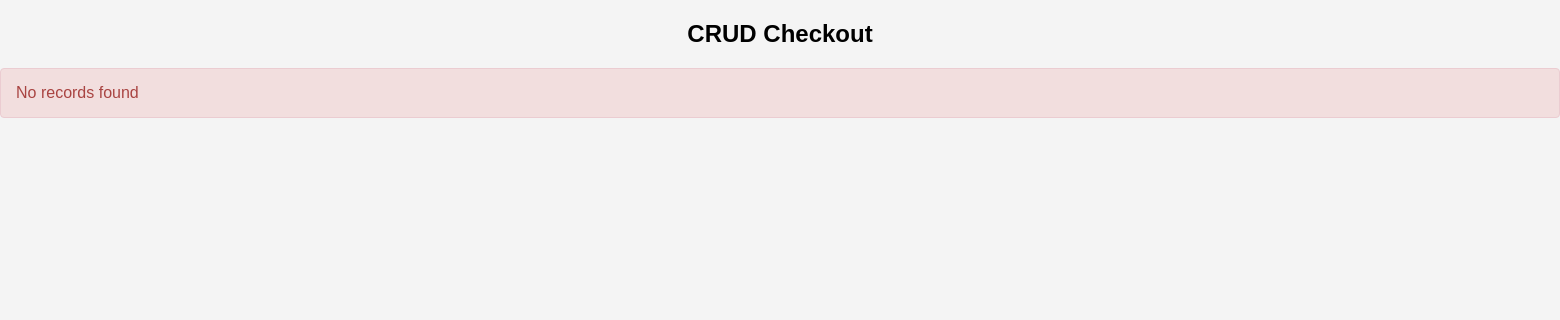
The page /checkout/datacheckout.php on the database as committed earlier.
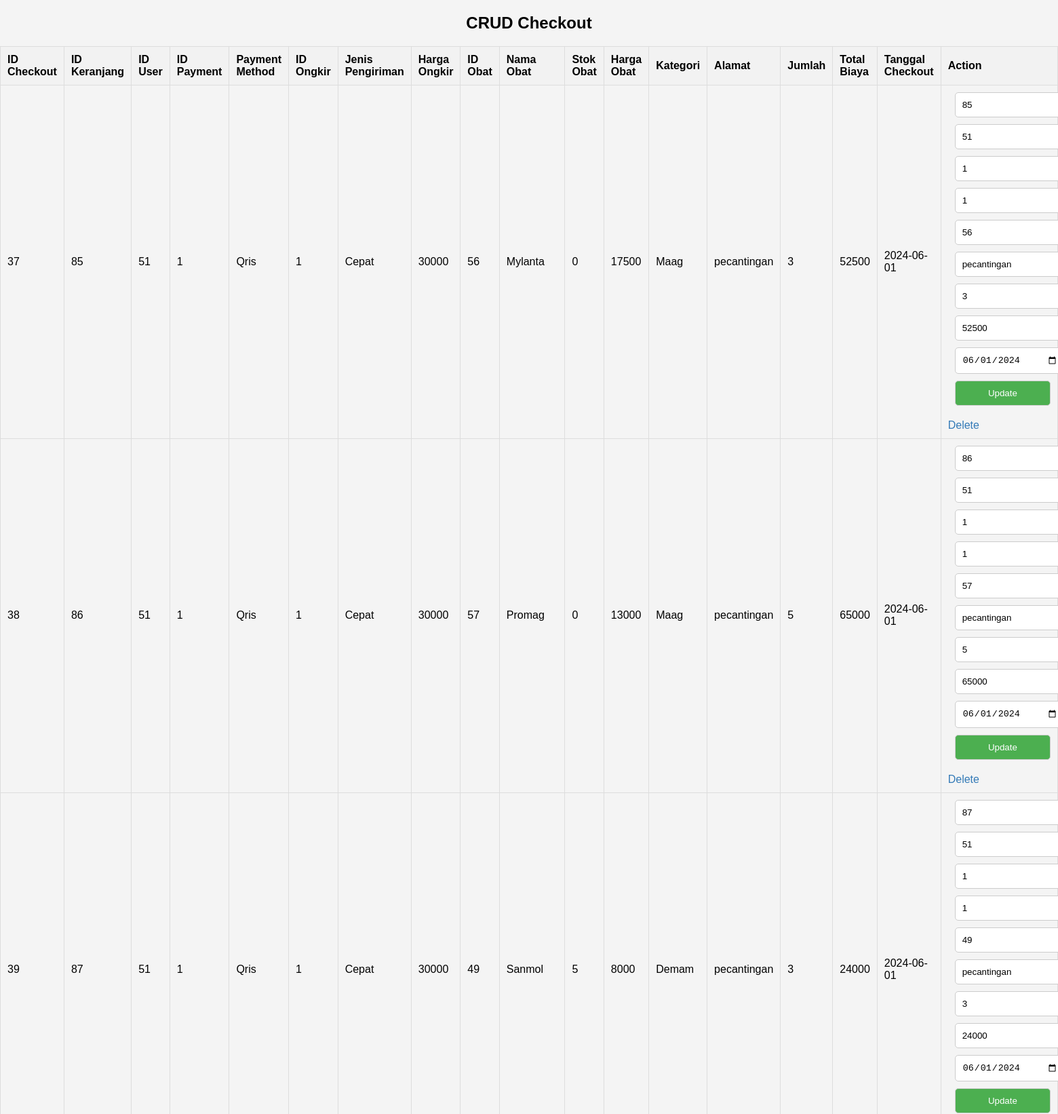
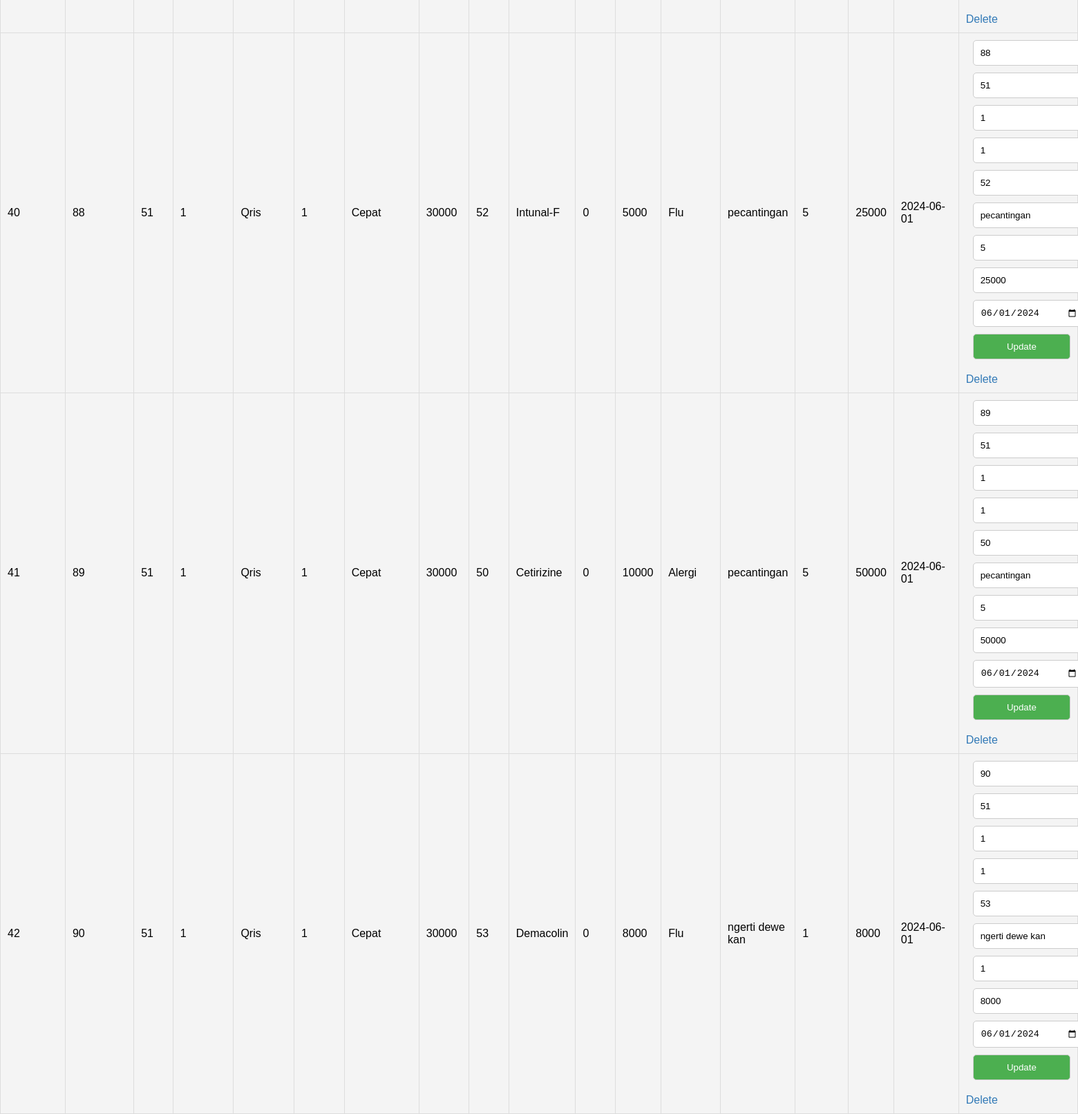
The same page on the database as committed later (2 pictures, top to bottom).
### tables this page shows
CREATE TABLE `checkout` (
  `id_checkout` int(11) NOT NULL,
  `id_keranjang` int(11) NOT NULL,
  `id_user` int(11) NOT NULL,
  `id_pay` int(11) NOT NULL,
  `id_ongkir` int(11) NOT NULL,
  `id_obat` int(11) NOT NULL,
  `Alamat` varchar(255) NOT NULL,
  `jumlah` varchar(255) NOT NULL,
  `total_biaya` varchar(255) NOT NULL,
  `tanggal_checkout` date NOT NULL
);

CREATE TABLE `payment` (
  `id_pay` int(11) NOT NULL,
  `method` varchar(100) NOT NULL
);

CREATE TABLE `ongkir` (
  `id_ongkir` int(10) NOT NULL,
  `Jenis` varchar(1000) NOT NULL,
  `Harga_ongkir` varchar(1000) NOT NULL
);

CREATE TABLE `obat` (
  `id_obat` int(11) NOT NULL,
  `nama_obat` varchar(1000) NOT NULL,
  `stok_obat` varchar(100) NOT NULL,
  `harga_obat` varchar(100) NOT NULL,
  `id_kat` int(11) NOT NULL,
  `img` varchar(1000) NOT NULL
);

CREATE TABLE `kategori` (
  `id_kat` int(11) NOT NULL,
  `nama_kat` varchar(1000) NOT NULL
);

### checkout/datacheckout.php (the view, shortened to what this page needs)
<!DOCTYPE html>
<html>
<head>
</head>
<body>
<h2>CRUD Checkout</h2>
<?php
require "../koneksi.php";
$query = "SELECT c.id_checkout, c.id_keranjang, c.id_user, c.id_pay, p.method, c.id_ongkir, o.Jenis, o.Harga_ongkir, c.id_obat, ob.nama_obat, ob.stok_obat, ob.harga_obat, ob.id_kat, k.nama_kat, c.Alamat, c.jumlah, c.total_biaya, c.tanggal_checkout FROM checkout c
            INNER JOIN payment p ON c.id_pay = p.id_pay
            INNER JOIN ongkir o ON c.id_ongkir = o.id_ongkir
            INNER JOIN obat ob ON c.id_obat = ob.id_obat
            INNER JOIN kategori k ON ob.id_kat = k.id_kat";
$result = mysqli_query($koneksi, $query);
if (mysqli_num_rows($result) > 0) {
    echo "<table>";
    echo "<tr><th>ID Checkout</th><th>ID Keranjang</th><th>ID User</th><th>ID Payment</th><th>Payment Method</th><th>ID Ongkir</th><th>Jenis Pengiriman</th><th>Harga Ongkir</th><th>ID Obat</th><th>Nama Obat</th><th>Stok Obat</th><th>Harga Obat</th><th>Kategori</th><th>Alamat</th><th>Jumlah</th><th>Total Biaya</th><th>Tanggal Checkout</th><th>Action</th></tr>";
    while ($row = mysqli_fetch_assoc($result)) {
        echo "<tr>";
        echo "<td>" . $row['id_checkout'] . "</td>";
        echo "<td>" . $row['id_keranjang'] . "</td>";
        echo "<td>" . $row['id_user'] . "</td>";
        echo "<td>" . $row['id_pay'] . "</td>";
        echo "<td>" . $row['method'] . "</td>";
        echo "<td>" . $row['id_ongkir'] . "</td>";
        echo "<td>" . $row['Jenis'] . "</td>";
        echo "<td>" . $row['Harga_ongkir'] . "</td>";
        echo "<td>" . $row['id_obat'] . "</td>";
        echo "<td>" . $row['nama_obat'] . "</td>";
        echo "<td>" . $row['stok_obat'] . "</td>";
        echo "<td>" . $row['harga_obat'] . "</td>";
        echo "<td>" . $row['nama_kat'] . "</td>";
        echo "<td>" . $row['Alamat'] . "</td>";
        echo "<td>" . $row['jumlah'] . "</td>";
        echo "<td>" . $row['total_biaya'] . "</td>";
        echo "<td>" . $row['tanggal_checkout'] . "</td>";
        echo "<td class='action-links'>
                <form method='post' action='" . htmlspecialchars($_SERVER["PHP_SELF"]) . "'>
                    <input type='hidden' name='update_id' value='" . $row['id_checkout'] . "'>
                    <input type='text' name='id_keranjang' value='" . $row['id_keranjang'] . "' required>
                    <input type='text' name='id_user' value='" . $row['id_user'] . "' required>
                    <input type='text' name='id_pay' value='" . $row['id_pay'] . "' required>
                    <input type='text' name='id_ongkir' value='" . $row['id_ongkir'] . "' required>
                    <input type='text' name='id_obat' value='" . $row['id_obat'] . "' required>
                    <input type='text' name='alamat' value='" . $row['Alamat'] . "' required>
                    <input type='number' name='jumlah' value='" . $row['jumlah'] . "' required>
                    <input type='number' name='total_biaya' value='" . $row['total_biaya'] . "' required>
                    <input type='date' name='tanggal_checkout' value='" . $row['tanggal_checkout'] . "' required>
                    <button type='submit'>Update</button>
                </form>
                <a href='" . htmlspecialchars($_SERVER["PHP_SELF"]) . "?delete_id=" . $row['id_checkout'] . "'>Delete</a>
              </td>";
        echo "</tr>";
    }
    echo "</table>";
} else {
    echo "<div class='error-msg'>No records found</div>";
}
?>
</body>
</html>

Rows that differ between the two databases and show on the page:
added checkout: id_checkout "37", id_keranjang "85", id_user "51", id_pay "1", id_pay.method "Qris", id_ongkir "1", id_ongkir.Jenis "Cepat", id_ongkir.Harga_ongkir "30000", id_obat "56", id_obat.nama_obat "Mylanta", id_obat.stok_obat "0", id_obat.harga_obat "17500", kategori.nama_kat "Maag", Alamat "pecantingan", jumlah "3", total_biaya "52500", tanggal_checkout "2024-06-01", alamat "pecantingan", tanggal_checkout "06/01/2024"
added checkout: id_checkout "38", id_keranjang "86", id_user "51", id_pay "1", id_pay.method "Qris", id_ongkir "1", id_ongkir.Jenis "Cepat", id_ongkir.Harga_ongkir "30000", id_obat "57", id_obat.nama_obat "Promag", id_obat.stok_obat "0", id_obat.harga_obat "13000", kategori.nama_kat "Maag", Alamat "pecantingan", jumlah "5", total_biaya "65000", tanggal_checkout "2024-06-01", alamat "pecantingan", tanggal_checkout "06/01/2024"
added checkout: id_checkout "39", id_keranjang "87", id_user "51", id_pay "1", id_pay.method "Qris", id_ongkir "1", id_ongkir.Jenis "Cepat", id_ongkir.Harga_ongkir "30000", id_obat "49", id_obat.nama_obat "Sanmol", id_obat.stok_obat "5", id_obat.harga_obat "8000", kategori.nama_kat "Demam", Alamat "pecantingan", jumlah "3", total_biaya "24000", tanggal_checkout "2024-06-01", alamat "pecantingan", tanggal_checkout "06/01/2024"
added checkout: id_checkout "40", id_keranjang "88", id_user "51", id_pay "1", id_pay.method "Qris", id_ongkir "1", id_ongkir.Jenis "Cepat", id_ongkir.Harga_ongkir "30000", id_obat "52", id_obat.nama_obat "Intunal-F", id_obat.stok_obat "0", id_obat.harga_obat "5000", kategori.nama_kat "Flu", Alamat "pecantingan", jumlah "5", total_biaya "25000", tanggal_checkout "2024-06-01", alamat "pecantingan", tanggal_checkout "06/01/2024"
added checkout: id_checkout "41", id_keranjang "89", id_user "51", id_pay "1", id_pay.method "Qris", id_ongkir "1", id_ongkir.Jenis "Cepat", id_ongkir.Harga_ongkir "30000", id_obat "50", id_obat.nama_obat "Cetirizine", id_obat.stok_obat "0", id_obat.harga_obat "10000", kategori.nama_kat "Alergi", Alamat "pecantingan", jumlah "5", total_biaya "50000", tanggal_checkout "2024-06-01", alamat "pecantingan", tanggal_checkout "06/01/2024"
added checkout: id_checkout "42", id_keranjang "90", id_user "51", id_pay "1", id_pay.method "Qris", id_ongkir "1", id_ongkir.Jenis "Cepat", id_ongkir.Harga_ongkir "30000", id_obat "53", id_obat.nama_obat "Demacolin", id_obat.stok_obat "0", id_obat.harga_obat "8000", kategori.nama_kat "Flu", Alamat "ngerti dewe kan", jumlah "1", total_biaya "8000", tanggal_checkout "2024-06-01", alamat "ngerti dewe kan", tanggal_checkout "06/01/2024"
Other text that changed with them:
text no longer shown: "No records found"
text now shown: "ID Checkout ID Keranjang ID User ID Payment Payment Method ID Ongkir Jenis Pengiriman Harga Ongkir ID Obat Nama Obat Stok Obat Harga Obat Kategori Alamat Jumlah Total Biaya Tanggal Checkout Action"
